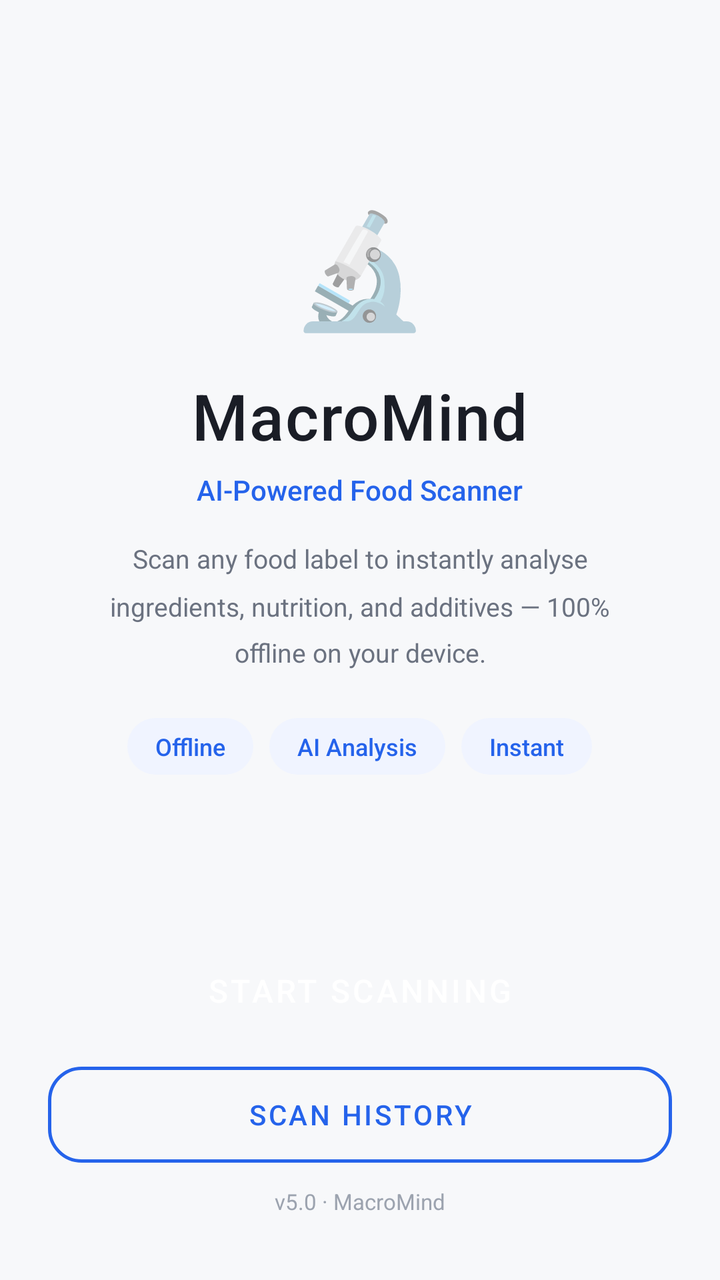
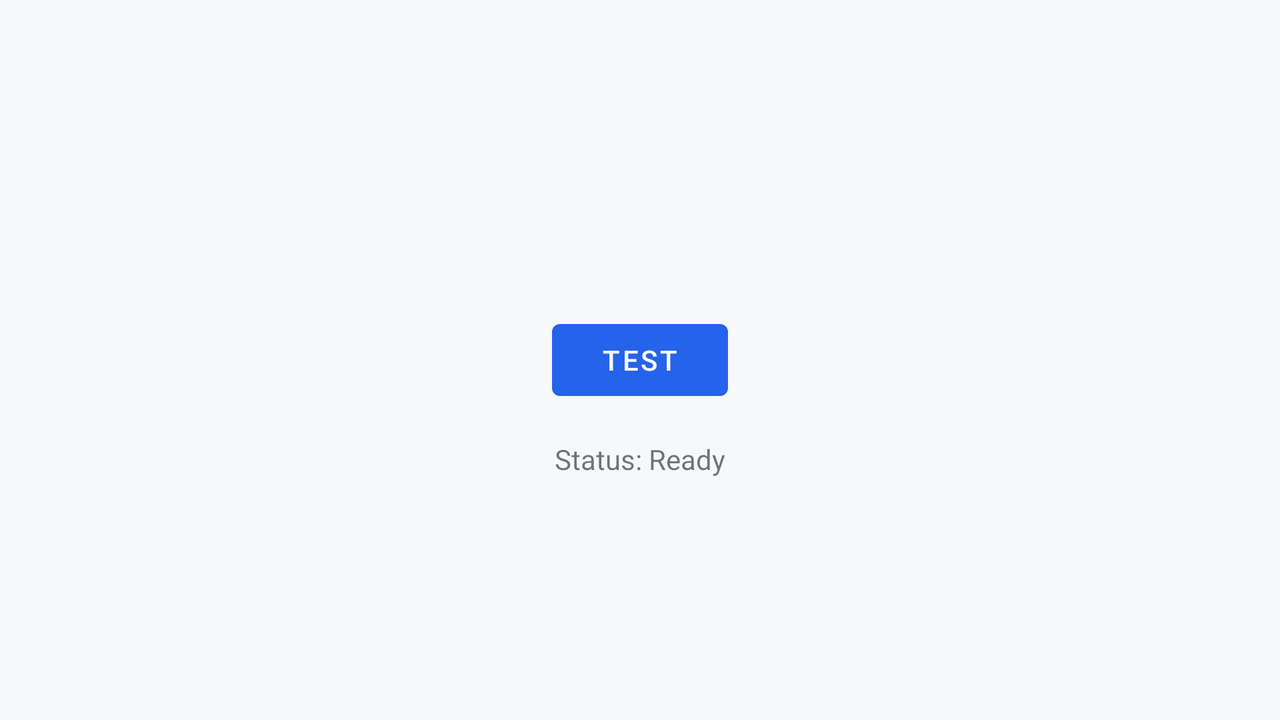

One screen, two layout resources from the same app: the default and the repository's alternative for another configuration. Each is rendered where Android would select it; the XML of both is given below.
<!-- AndroidManifest.xml: application theme Theme.MacroMind -->
<!-- res/layout/activity_main.xml -->
<?xml version="1.0" encoding="utf-8"?>
<FrameLayout xmlns:android="http://schemas.android.com/apk/res/android"
    android:layout_width="match_parent"
    android:layout_height="match_parent"
    android:background="#F7F8FA">

    <LinearLayout
        android:layout_width="match_parent"
        android:layout_height="match_parent"
        android:orientation="vertical"
        android:gravity="center_horizontal">

        
        <View
            android:layout_width="1dp"
            android:layout_height="0dp"
            android:layout_weight="1.2" />

        
        <TextView
            android:id="@+id/heroEmoji"
            android:layout_width="wrap_content"
            android:layout_height="wrap_content"
            android:text="🔬"
            android:textSize="56sp" />

        
        <TextView
            android:id="@+id/heroTitle"
            android:layout_width="wrap_content"
            android:layout_height="wrap_content"
            android:text="MacroMind"
            android:textColor="#1A1D26"
            android:textSize="32sp"
            android:fontFamily="sans-serif-medium"
            android:letterSpacing="0.02"
            android:layout_marginTop="16dp" />

        
        <TextView
            android:id="@+id/heroSubtitle"
            android:layout_width="wrap_content"
            android:layout_height="wrap_content"
            android:text="AI-Powered Food Scanner"
            android:textColor="#2563EB"
            android:textSize="14sp"
            android:fontFamily="sans-serif-medium"
            android:layout_marginTop="6dp" />

        
        <TextView
            android:id="@+id/heroDesc"
            android:layout_width="280dp"
            android:layout_height="wrap_content"
            android:text="Scan any food label to instantly analyse ingredients, nutrition, and additives — 100% offline on your device."
            android:textColor="#6B7280"
            android:textSize="13sp"
            android:gravity="center"
            android:lineSpacingMultiplier="1.5"
            android:layout_marginTop="16dp" />

        
        <LinearLayout
            android:id="@+id/featureRow"
            android:layout_width="wrap_content"
            android:layout_height="wrap_content"
            android:orientation="horizontal"
            android:layout_marginTop="24dp"
            android:gravity="center">

            <TextView
                android:layout_width="wrap_content"
                android:layout_height="wrap_content"
                android:text="Offline"
                android:textColor="#2563EB"
                android:textSize="12sp"
                android:fontFamily="sans-serif-medium"
                android:background="@drawable/bg_chip"
                android:paddingHorizontal="14dp"
                android:paddingVertical="6dp"
                android:layout_marginEnd="8dp" />

            <TextView
                android:layout_width="wrap_content"
                android:layout_height="wrap_content"
                android:text="AI Analysis"
                android:textColor="#2563EB"
                android:textSize="12sp"
                android:fontFamily="sans-serif-medium"
                android:background="@drawable/bg_chip"
                android:paddingHorizontal="14dp"
                android:paddingVertical="6dp"
                android:layout_marginEnd="8dp" />

            <TextView
                android:layout_width="wrap_content"
                android:layout_height="wrap_content"
                android:text="Instant"
                android:textColor="#2563EB"
                android:textSize="12sp"
                android:fontFamily="sans-serif-medium"
                android:background="@drawable/bg_chip"
                android:paddingHorizontal="14dp"
                android:paddingVertical="6dp" />
        </LinearLayout>

        
        <View
            android:layout_width="1dp"
            android:layout_height="0dp"
            android:layout_weight="1" />

        
        <Button
            android:id="@+id/startScanButton"
            android:layout_width="match_parent"
            android:layout_height="56dp"
            android:layout_marginHorizontal="24dp"
            android:text="Start Scanning"
            android:textColor="#FFFFFF"
            android:textSize="16sp"
            android:fontFamily="sans-serif-medium"
            android:background="@drawable/bg_button_primary"
            android:stateListAnimator="@null"
            android:elevation="2dp" />

        
        <Button
            android:id="@+id/historyButton"
            android:layout_width="match_parent"
            android:layout_height="48dp"
            android:layout_marginHorizontal="24dp"
            android:layout_marginTop="10dp"
            android:text="Scan History"
            android:textColor="#2563EB"
            android:textSize="14sp"
            android:fontFamily="sans-serif-medium"
            android:background="@drawable/bg_button_secondary"
            android:stateListAnimator="@null" />

        
        <TextView
            android:id="@+id/scanCountText"
            android:layout_width="wrap_content"
            android:layout_height="wrap_content"
            android:layout_marginTop="8dp"
            android:text=""
            android:textColor="#9CA3AF"
            android:textSize="11sp"
            android:visibility="gone" />

        
        <TextView
            android:layout_width="wrap_content"
            android:layout_height="wrap_content"
            android:layout_marginTop="12dp"
            android:layout_marginBottom="32dp"
            android:text="v5.0 · MacroMind"
            android:textColor="#9CA3AF"
            android:textSize="11sp" />

    </LinearLayout>

</FrameLayout>
<!-- resources referenced by this layout -->
<resources>
  <!-- drawable bg_button_secondary (drawable) -->
  <?xml version="1.0" encoding="utf-8"?>
  <shape xmlns:android="http://schemas.android.com/apk/res/android"
      android:shape="rectangle">
      <solid android:color="@android:color/transparent" />
      <corners android:radius="16dp" />
      <stroke
          android:width="1.5dp"
          android:color="#2563EB" />
  </shape>
  <!-- drawable bg_chip (drawable) -->
  <?xml version="1.0" encoding="utf-8"?>
  <shape xmlns:android="http://schemas.android.com/apk/res/android"
      android:shape="rectangle">
      <solid android:color="#F0F4FF" />
      <corners android:radius="20dp" />
  </shape>
  <style name="Theme.MacroMind" parent="Theme.MaterialComponents.Light.NoActionBar">
          
          <item name="colorPrimary">#2563EB</item>
          <item name="colorPrimaryVariant">#1D4ED8</item>
          <item name="colorOnPrimary">#FFFFFF</item>
          <item name="colorSecondary">#16A34A</item>
          <item name="colorSecondaryVariant">#15803D</item>
          <item name="colorOnSecondary">#FFFFFF</item>
  
          
          <item name="android:colorBackground">#F7F8FA</item>
          <item name="colorSurface">#FFFFFF</item>
  
          
          <item name="android:statusBarColor">#00000000</item>
          <item name="android:navigationBarColor">#00000000</item>
          <item name="android:windowDrawsSystemBarBackgrounds">true</item>
          <item name="android:windowLightStatusBar">true</item>
  
          
          <item name="android:windowActivityTransitions">true</item>
          <item name="android:windowContentTransitions">true</item>
          <item name="android:windowEnterTransition">@android:transition/fade</item>
          <item name="android:windowExitTransition">@android:transition/fade</item>
          <item name="android:windowAnimationStyle">@style/MacroMind.WindowAnim</item>
      </style>
  <style name="MacroMind.WindowAnim" parent="@android:style/Animation.Activity">
          <item name="android:activityOpenEnterAnimation">@anim/slide_up_in</item>
          <item name="android:activityOpenExitAnimation">@anim/fade_out</item>
          <item name="android:activityCloseEnterAnimation">@anim/fade_in</item>
          <item name="android:activityCloseExitAnimation">@anim/slide_down_out</item>
      </style>
</resources>
<!-- res/layout-w600dp/activity_main.xml (the repository's variant of the layout above) -->
<!-- drawn on the phone turned sideways -->
<?xml version="1.0" encoding="utf-8"?>
<androidx.constraintlayout.widget.ConstraintLayout xmlns:android="http://schemas.android.com/apk/res/android"
    xmlns:app="http://schemas.android.com/apk/res-auto"
    xmlns:tools="http://schemas.android.com/tools"
    android:layout_width="match_parent"
    android:layout_height="match_parent"
    tools:context=".MainActivity">

    <Button
        android:id="@+id/testButton"
        android:layout_width="wrap_content"
        android:layout_height="wrap_content"
        android:text="Test"
        app:layout_constraintBottom_toBottomOf="parent"
        app:layout_constraintEnd_toEndOf="parent"
        app:layout_constraintStart_toStartOf="parent"
        app:layout_constraintTop_toTopOf="parent" />

    <TextView
        android:id="@+id/statusText"
        android:layout_width="wrap_content"
        android:layout_height="wrap_content"
        android:layout_marginTop="16dp"
        android:text="Status: Ready"
        app:layout_constraintEnd_toEndOf="parent"
        app:layout_constraintStart_toStartOf="parent"
        app:layout_constraintTop_toBottomOf="@id/testButton" />

</androidx.constraintlayout.widget.ConstraintLayout>
<!-- resources referenced by the variant -->
<!-- as the phone turned sideways resolves them -->
<resources>
  <style name="Theme.MacroMind" parent="Theme.MaterialComponents.Light.NoActionBar">
          
          <item name="colorPrimary">#2563EB</item>
          <item name="colorPrimaryVariant">#1D4ED8</item>
          <item name="colorOnPrimary">#FFFFFF</item>
          <item name="colorSecondary">#16A34A</item>
          <item name="colorSecondaryVariant">#15803D</item>
          <item name="colorOnSecondary">#FFFFFF</item>
  
          
          <item name="android:colorBackground">#F7F8FA</item>
          <item name="colorSurface">#FFFFFF</item>
  
          
          <item name="android:statusBarColor">#00000000</item>
          <item name="android:navigationBarColor">#00000000</item>
          <item name="android:windowDrawsSystemBarBackgrounds">true</item>
          <item name="android:windowLightStatusBar">true</item>
  
          
          <item name="android:windowActivityTransitions">true</item>
          <item name="android:windowContentTransitions">true</item>
          <item name="android:windowEnterTransition">@android:transition/fade</item>
          <item name="android:windowExitTransition">@android:transition/fade</item>
          <item name="android:windowAnimationStyle">@style/MacroMind.WindowAnim</item>
      </style>
  <style name="MacroMind.WindowAnim" parent="@android:style/Animation.Activity">
          <item name="android:activityOpenEnterAnimation">@anim/slide_up_in</item>
          <item name="android:activityOpenExitAnimation">@anim/fade_out</item>
          <item name="android:activityCloseEnterAnimation">@anim/fade_in</item>
          <item name="android:activityCloseExitAnimation">@anim/slide_down_out</item>
      </style>
</resources>
